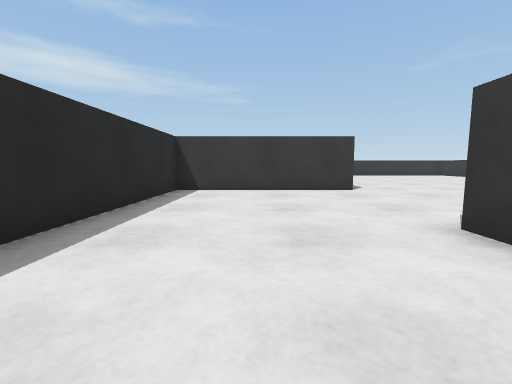
[1] (above)

18 first-person views from a walk through a Webots world. The camera is 0.07 m above the floor, tilts 6° down and sees 90° across. The floor is counted in squares, 0.1 m on a side. Each view is taken from the middle of a square. On the plan, view 1 faces up. The plan holds only what a view shows up to about 9 squares ahead; the rest is blank. Robots are left out. Simple shapes and patterns stand in for the simulator's stock objects.

[2]
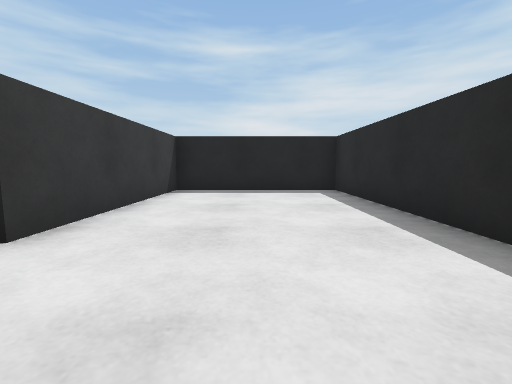

[3]
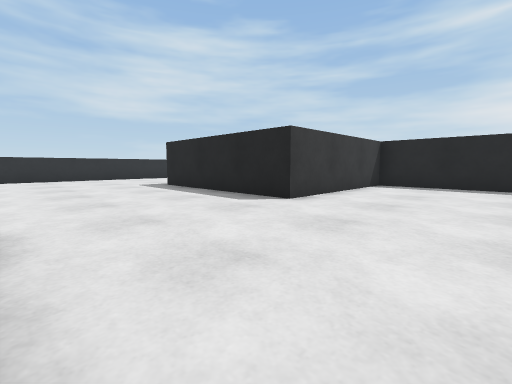

[4]
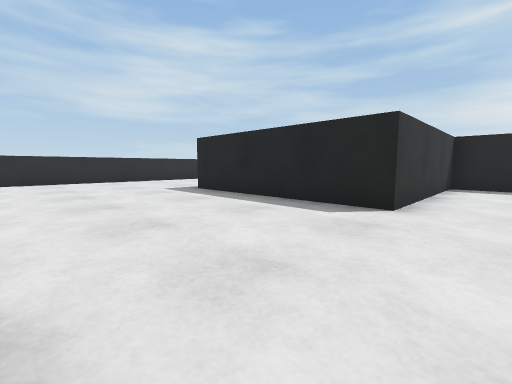

[5]
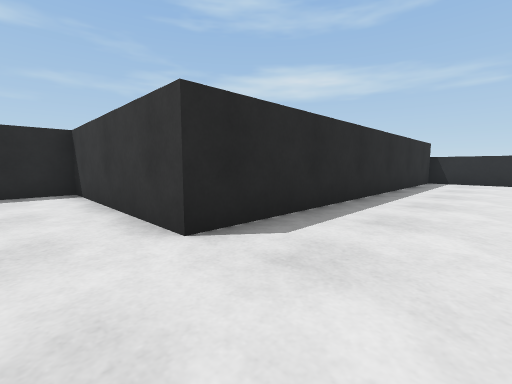

[6]
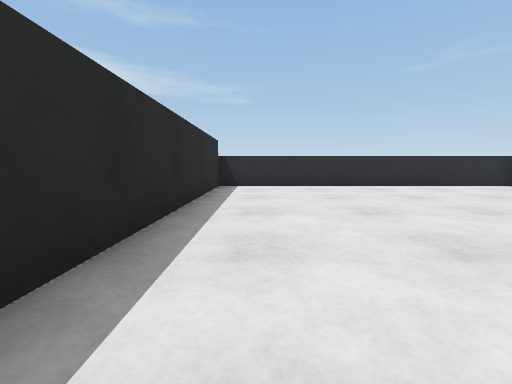

[7]
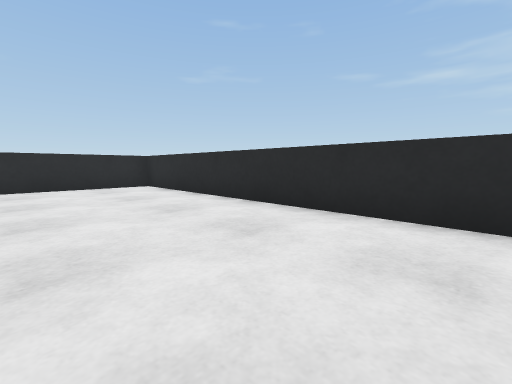

[8]
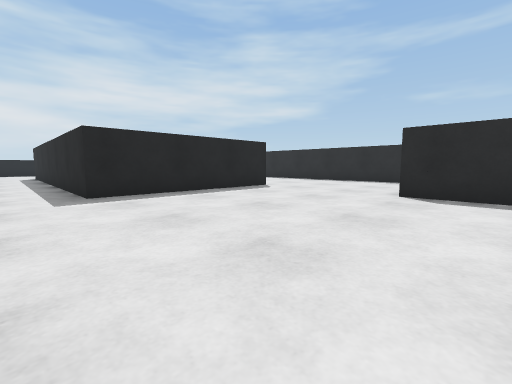

[9]
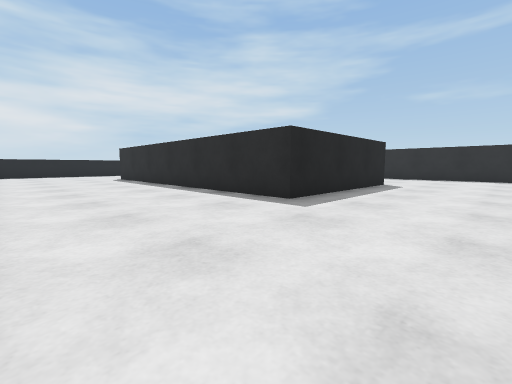

[10]
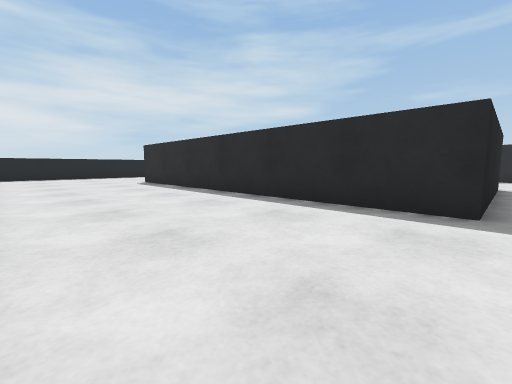

[11]
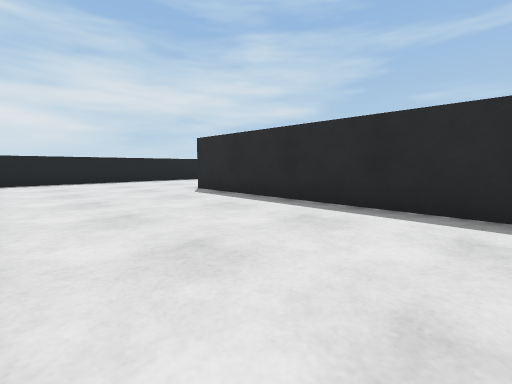

[12]
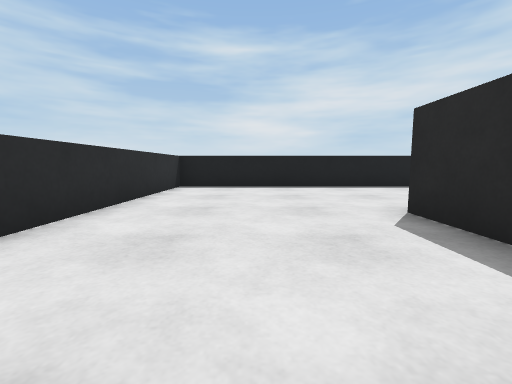

[13]
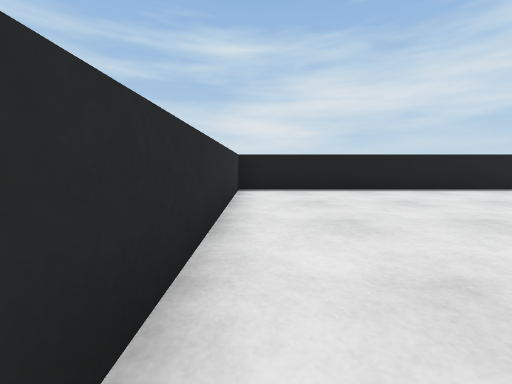

[14]
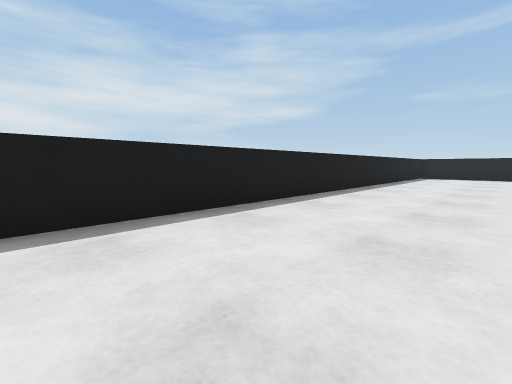

[15]
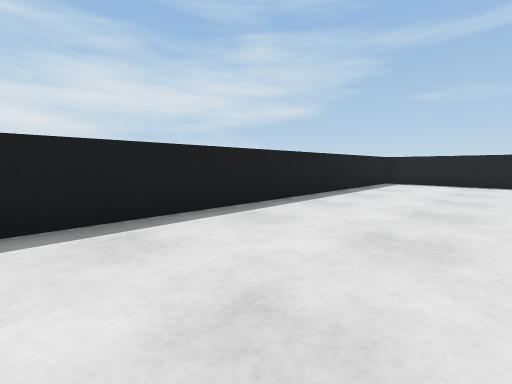

[16]
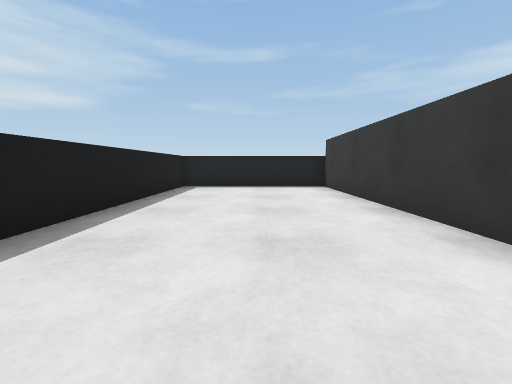

[17]
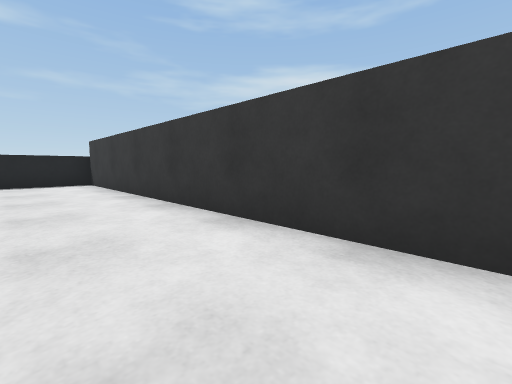

[18]
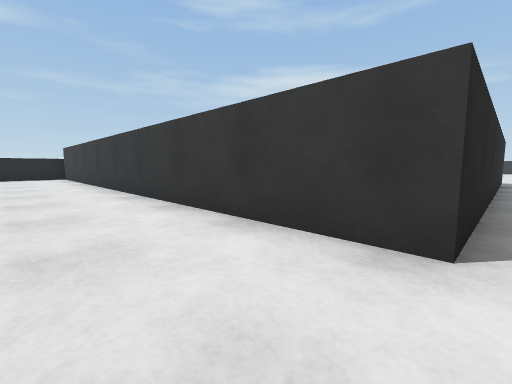

### Floor plan
Points are (right, up) in squares from view 1. A wall is a line through its corners. A room is listed if a view was taken in it or the views show most of it. See-through windows are left out.
Room 1 (views 1, 2, 3, 4)
walls: (1.5, 7.3) (-2.2, 7.3) (-2.2, -2.3) (2.2, -2.3) (2.2, 2.8)
ways out: opening at (2, 5.5) to room 2
Room 2 (views 5, 6, 7, 8, 9, 10, 11, 12, 13, 14, 15, 16, 17, 18)
walls: (2.2, 2.8) (7.7, 2.8) (7.7, -7.7) (-7.5, -7.7) (-7.5, -12.4) (12.5, -12.4) (12.5, -5.4); (12.5, 5.6) (12.5, 7); (12.5, 8.9) (12.5, 17.6) (2.8, 17.6) (2.8, 7.3) (1.5, 7.3)
ways out: opening at (2, 5.5) to room 1

Positions as (right, up) in squares from view 1, and headings:
1: (0, 0), facing up
2: (0, 5), facing down
3: (-1, 7), facing down-right
4: (1, 7), facing down-right
5: (5, 6), facing up-left
6: (4, 9), facing up
7: (9, 9), facing up-right
8: (9, 9), facing down-left
9: (12, 6), facing down-left
10: (12, 3), facing down-left
11: (12, -1), facing down-left
12: (10, -4), facing down
13: (12, -5), facing down
14: (8, -9), facing down-left
15: (3, -9), facing down-left
16: (1, -10), facing left
17: (3, -10), facing up-left
18: (8, -10), facing up-left
